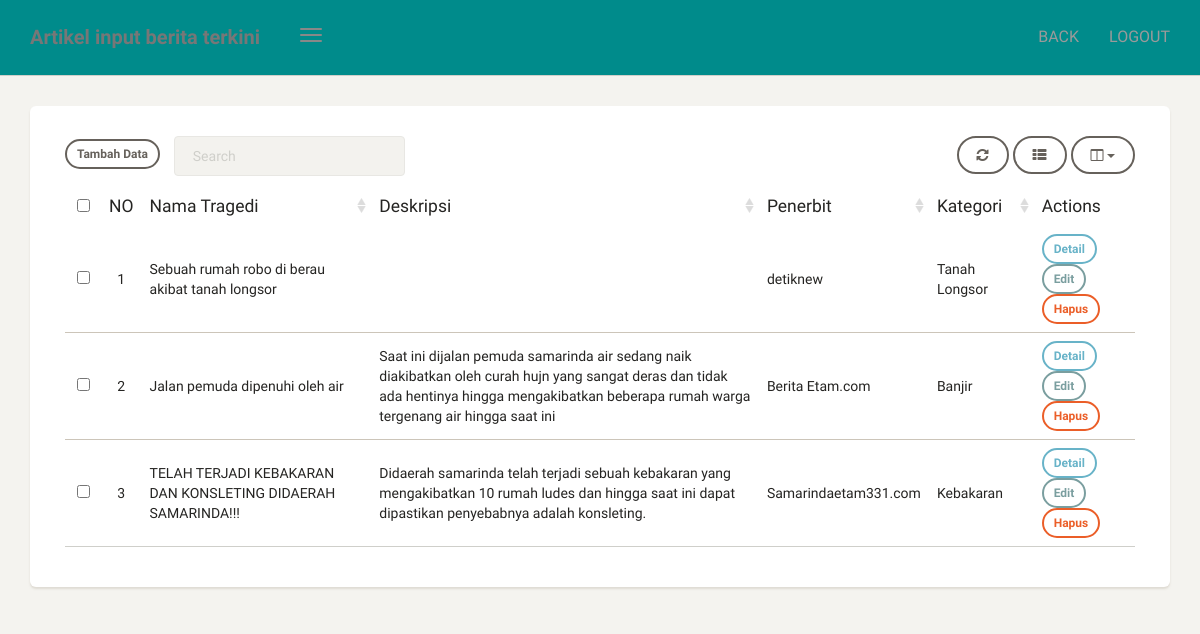
Screenshot of /dashboard/artikel/ (signed in) with the database file from the repository.
### karya/models.py (models this page shows, shortened)
class Artikel(models.Model):
    nama = models.CharField(max_length=100,blank=True,null=True)
    deskripsi = models.CharField(max_length=100,blank=True,null=True)
    pencipta = models.CharField(max_length=100,blank=True,null=True)
    kategori = models.ForeignKey(Kategori, on_delete=models.CASCADE)
    harga = models.CharField(max_length=100,blank=True,null=True)
    class Meta:
        verbose_name_plural = "Artikel"

class Kategori(models.Model):
    nama = models.CharField(max_length=20)
    def __str__(self):
        return self.nama
    class Meta:
        verbose_name_plural = "Kategori"

### karya/views.py (the view)
# urls.py: path('artikel/', artikel, name='artikel'),
@login_required
@user_passes_test(is_seniman)
def artikel(request):
    template_name = "back/tabel_artikel.html"
    artikel = Artikel.objects.all()
    context = {
        'title' : 'DATA',
        'artikel' : artikel,
    }
    return render(request, template_name, context)

### karya/views.py (called while the page is built)
def is_seniman(user):
    if user.groups.filter(name='Seniman').exists():
        return True
    else:
        return False

### templates/back/tabel_artikel.html (shortened to what this page needs)
{% extends 'back/base.html' %}
{% block content %}
<div class="content">
    <div class="container-fluid">
        <div class="row">
            <div class="col-md-12">
                <div class="card">
                    <div class="card-content">
                        <div class="toolbar">
                            <a class="btn btn-sm btm-danger" href="{% url 'tambah_artikel' %}">Tambah Data</a> &nbsp;&nbsp;&nbsp;
                        </div>
                        <table id="bootstrap-table" class="table">
                            <thead>
                                <th data-field="id" class="text-center">NO</th>
                                <th data-field="name" data-sortable="true">Nama Tragedi</th>
                                <th data-field="deskripsi" data-sortable="true">Deskripsi</th>
                                <th data-field="pencipta" data-sortable="true">Penerbit</th>
                                <th data-field="kategori" data-sortable="true">Kategori</th>
                                <th data-field="actions">Actions</th>
                            </thead>
                            <tbody>
                                {% for a in artikel %}
                                <tr>
                                    <td>{{forloop.counter}}</td>
                                    <td>{{a.nama}}</td>
                                    <td>{{a.deskripsi}}</td>
                                    <td>{{a.pencipta}}</td>
                                    <td>{{a.kategori}}</td>
                                    <td>
                                        <a class="btn btn-sm btn-info" href="{% url 'lihat_artikel' a.id %}">Detail</a>
                                        <a class="btn btn-sm btn-primary" href="{% url 'edit_artikel' a.id %}">Edit</a>
                                        <a onclick="return confirm('Are you sure you want to delete?');" class="btn btn-sm btn-danger" href="{% url 'hapus_artikel' a.id %}">Hapus</a>
                                    </td>
                                </tr>
                                {% endfor %}
                            </tbody>
                        </table>
                    </div>
                </div>
            </div>
        </div>
    </div>
</div>
{% endblock content %}

### templates/back/base.html (shortened to what this page needs)
{% load static %}
<!doctype html>
<html lang="en">
<head>
    <link href="{% static 'back/css/bootstrap.min.css' %}" rel="stylesheet" />
    <link href="{% static 'back/css/paper-dashboard.css' %}" rel="stylesheet"/>
    <link href="{% static 'back/css/demo.css' %}" rel="stylesheet" />
    <link href="https://maxcdn.bootstrapcdn.com/font-awesome/latest/css/font-awesome.min.css" rel="stylesheet">
    <link href="{% static 'back/css/themify-icons.css' %}" rel="stylesheet">
</head>
<body>
	<div class="wrapper" >
	    <div class="main-panel">
			<nav class="navbar navbar-default" style="background-color: #008B8B;">
	            <div class="container-fluid">
	                <div class="navbar-header">
	                    <button type="button" class="navbar-toggle">
	                        <span class="icon-bar bar1"></span>
	                        <span class="icon-bar bar2"></span>
	                        <span class="icon-bar bar3"></span>
	                    </button>
	                    <a class="navbar-brand" href="#datatable"> Artikel input berita terkini</a>
	                </div>
	                <div class="collapse navbar-collapse">
	                    <ul class="nav navbar-nav navbar-right">
	                        <li>
	                            <a href=" {% url 'home' %}" class="dropdown-toggle btn-magnify">
									<p>BACK</p>
	                            </a>
	                        </li>
							<li>
	                            <a href=" {% url 'logout' %}" class="btn-rotate">
									<p class="#">
										LOGOUT
									</p>
	                            </a>
	                        </li>
	                    </ul>
	                </div>
	            </div>
	        </nav>
	       {% block content %}
		   {% endblock content %}
	    </div>
	</div>
</body>
</html>

### templates/back/menu.html (shortened to what this page needs)
{% load static %}

### rows the page displays
Artikel: nama "Sebuah rumah robo di berau akibat tanah longsor", pencipta "detiknew", kategori "Tanah Longsor"
Artikel: nama "Jalan pemuda dipenuhi oleh air", deskripsi "Saat ini dijalan pemuda samarinda air sedang naik diakibatkan oleh curah hujn yang sangat deras dan tidak ada hentinya hingga mengakibatkan beberapa rumah warga tergenang air hingga saat ini", pencipta "Berita Etam.com", kategori "Banjir"
Artikel: nama "TELAH TERJADI KEBAKARAN DAN KONSLETING DIDAERAH SAMARINDA!!!", deskripsi "Didaerah samarinda telah terjadi sebuah kebakaran yang mengakibatkan 10 rumah ludes dan hingga saat ini dapat dipastikan penyebabnya adalah konsleting.", pencipta "Samarindaetam331.com", kategori "Kebakaran"
